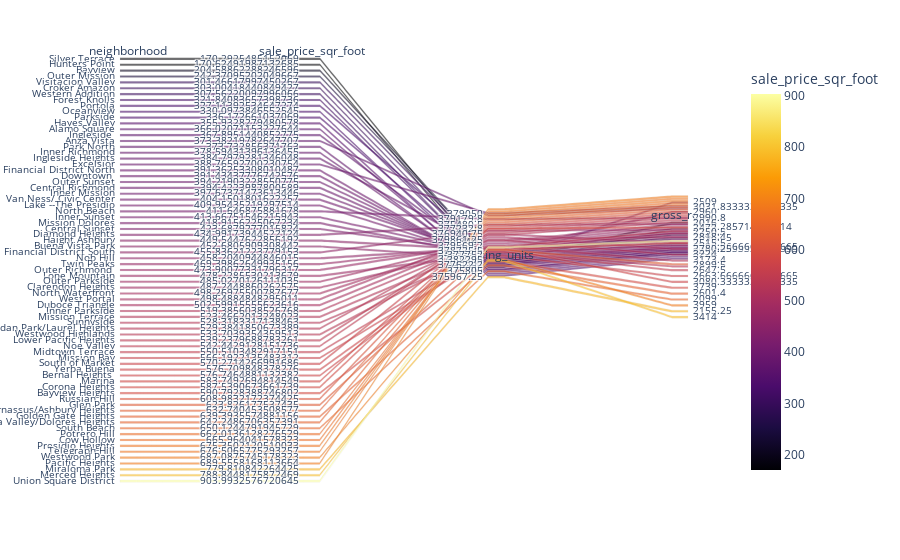

This figure's notebook cell:
### Code cell
# Parallel Categories Plot
# YOUR CODE HERE!
px.parallel_categories(avg_per_neighborhood,
                      dimensions=['neighborhood','sale_price_sqr_foot','housing_units','gross_rent'],
                       color='sale_price_sqr_foot',
                       color_continuous_scale=px.colors.sequential.Inferno,
                      )

### Figure 1 — Plotly figure (JSON) as saved in the notebook; plotly's stock layout.template omitted (floating-point values rounded to 4 significant figures)
{"data": [{"dimensions": [{"label": "neighborhood", "values": ["Silver Terrace", "Hunters Point", "Bayview", "Outer Mission", "Visitacion Valley", "Croker Amazon", "Western Addition", "Forest Knolls", "Portola", "Oceanview", "Parkside", "Hayes Valley", "Alamo Square", "Ingleside ", "Anza Vista", "Park North", "Inner Richmond", "Ingleside Heights", "Excelsior", "Financial District North", "Downtown ", "Outer Sunset", "Central Richmond", "Inner Mission", "Van Ness/ Civic Center", "Lake --The Presidio", "North Beach", "Inner Sunset", "Mission Dolores", "Central Sunset", "Diamond Heights", "Haight Ashbury", "Buena Vista Park", "Financial District South", "Nob Hill", "Twin Peaks", "Outer Richmond ", "Lone Mountain", "Outer Parkside", "Clarendon Heights", "North Waterfront", "West Portal", "Duboce Triangle", "Inner Parkside", "Mission Terrace", "Sunnyside", "Jordan Park/Laurel Heights", "Westwood Highlands", "Lower Pacific Heights", "Noe Valley", "Midtown Terrace", "Mission Bay", "South of Market", "Yerba Buena", "Bernal Heights ", "Marina", "Corona Heights", "Bayview Heights", "Russian Hill", "Glen Park", "Parnassus/Ashbury Heights", "Golden Gate Heights", "Eureka Valley/Dolores Heights", "South Beach", "Potrero Hill", "Cow Hollow", "Presidio Heights", "Telegraph Hill", "Westwood Park", "Pacific Heights", "Miraloma Park", "Merced Heights", "Union Square District"]}, {"label": "sale_price_sqr_foot", "values": [170.3, 170.6, 204.6, 242.4, 301.5, 303.0, 307.6, 321.8, 327.1, 330.1, 336.2, 355.9, 366.0, 367.9, 373.4, 373.7, 378.6, 384.8, 388.8, 391.4, 391.4, 394.2, 394.4, 397.7, 404.2, 410.0, 411.6, 413.7, 418.9, 423.7, 435.0, 449.5, 452.7, 455.8, 458.2, 469.4, 473.9, 478.2, 485.0, 487.2, 498.3, 498.5, 502.6, 519.4, 523.5, 528.3, 529.4, 533.7, 539.2, 542.4, 550.5, 566.2, 570.3, 576.7, 576.7, 583.7, 587.5, 590.8, 609.0, 623.8, 632.7, 639.4, 642.2, 650.1, 662.0, 666.0, 675.4, 676.5, 687.1, 689.6, 779.8, 788.8, 904.0]}, {"label": "housing_units", "values": [380348, 377400.0, 376454, 379400.0, 381300.0, 378100.0, 377400.0, 374507, 376454, 377103, 377400.0, 378401, 378401, 377400.0, 379050, 378401, 378401, 379400.0, 379050, 378401, 378401, 378401, 378401, 378401, 378401, 377400.0, 379200.0, 378401, 377400.0, 378401, 375500.0, 378401, 378100.0, 377200.0, 378401, 378401, 378401, 377400.0, 378401, 376454, 378401, 376900.0, 378401, 379900.0, 379600.0, 378700.0, 378401, 376454, 378401, 378401, 377400.0, 377752, 378401, 377400.0, 379400.0, 378401, 377200.0, 382295, 378401, 378700.0, 378401, 377600.0, 378401, 375805, 378401, 378401, 378401, 378401, 382295, 378401, 376000.0, 380348, 377400.0]}, {"label": "gross_rent", "values": [3528, 2489, 2318.0, 2996.0, 3657, 2699.0, 2555.0, 1782.0, 2318.0, 2434, 2555.0, 2817.0, 2817.0, 2509, 3032.0, 2817.0, 2817.0, 2960, 3032.0, 2817.0, 2817.0, 2817.0, 2817.0, 2817.0, 2817.0, 2555.0, 2991.0, 2817.0, 2555.0, 2817.0, 2016, 2817.0, 2699.0, 2472, 2817.0, 2817.0, 2817.0, 2555.0, 2817.0, 2250.0, 2818.0, 2516.0, 2780.0, 3224, 3173.0, 2900.0, 2817.0, 2250.0, 2817.0, 2817.0, 2648.0, 2664.0, 2817.0, 2555.0, 3080.0, 2817.0, 2472, 3739, 2817.0, 2900.0, 2817.0, 2601.0, 2817.0, 2099, 2817.0, 2817.0, 2817.0, 2817.0, 3959, 2817.0, 2155.0, 3414, 2555.0]}], "domain": {"x": [0, 1], "y": [0, 1]}, "line": {"color": [170.3, 170.6, 204.6, 242.4, 301.5, 303.0, 307.6, 321.8, 327.1, 330.1, 336.2, 355.9, 366.0, 367.9, 373.4, 373.7, 378.6, 384.8, 388.8, 391.4, 391.4, 394.2, 394.4, 397.7, 404.2, 410.0, 411.6, 413.7, 418.9, 423.7, 435.0, 449.5, 452.7, 455.8, 458.2, 469.4, 473.9, 478.2, 485.0, 487.2, 498.3, 498.5, 502.6, 519.4, 523.5, 528.3, 529.4, 533.7, 539.2, 542.4, 550.5, 566.2, 570.3, 576.7, 576.7, 583.7, 587.5, 590.8, 609.0, 623.8, 632.7, 639.4, 642.2, 650.1, 662.0, 666.0, 675.4, 676.5, 687.1, 689.6, 779.8, 788.8, 904.0], "coloraxis": "coloraxis"}, "name": "", "type": "parcats"}], "layout": {"coloraxis": {"colorbar": {"title": {"text": "sale_price_sqr_foot"}}, "colorscale": [[0, "#000004"], [0.1111, "#1b0c41"], [0.2222, "#4a0c6b"], [0.3333, "#781c6d"], [0.4444, "#a52c60"], [0.5556, "#cf4446"], [0.6667, "#ed6925"], [0.7778, "#fb9b06"], [0.8889, "#f7d13d"], [1, "#fcffa4"]]}, "legend": {"tracegroupgap": 0}, "margin": {"t": 60}}}
